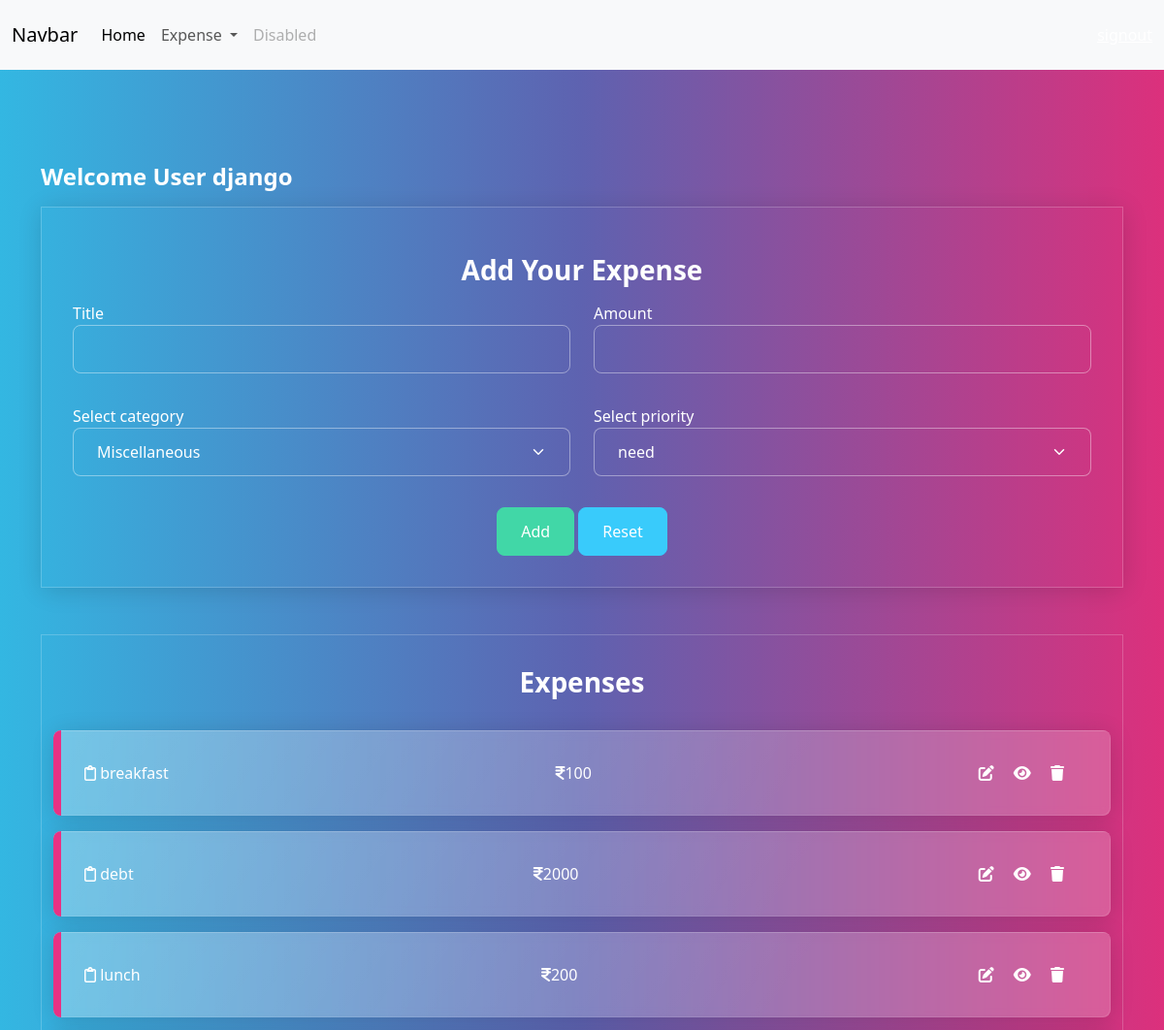
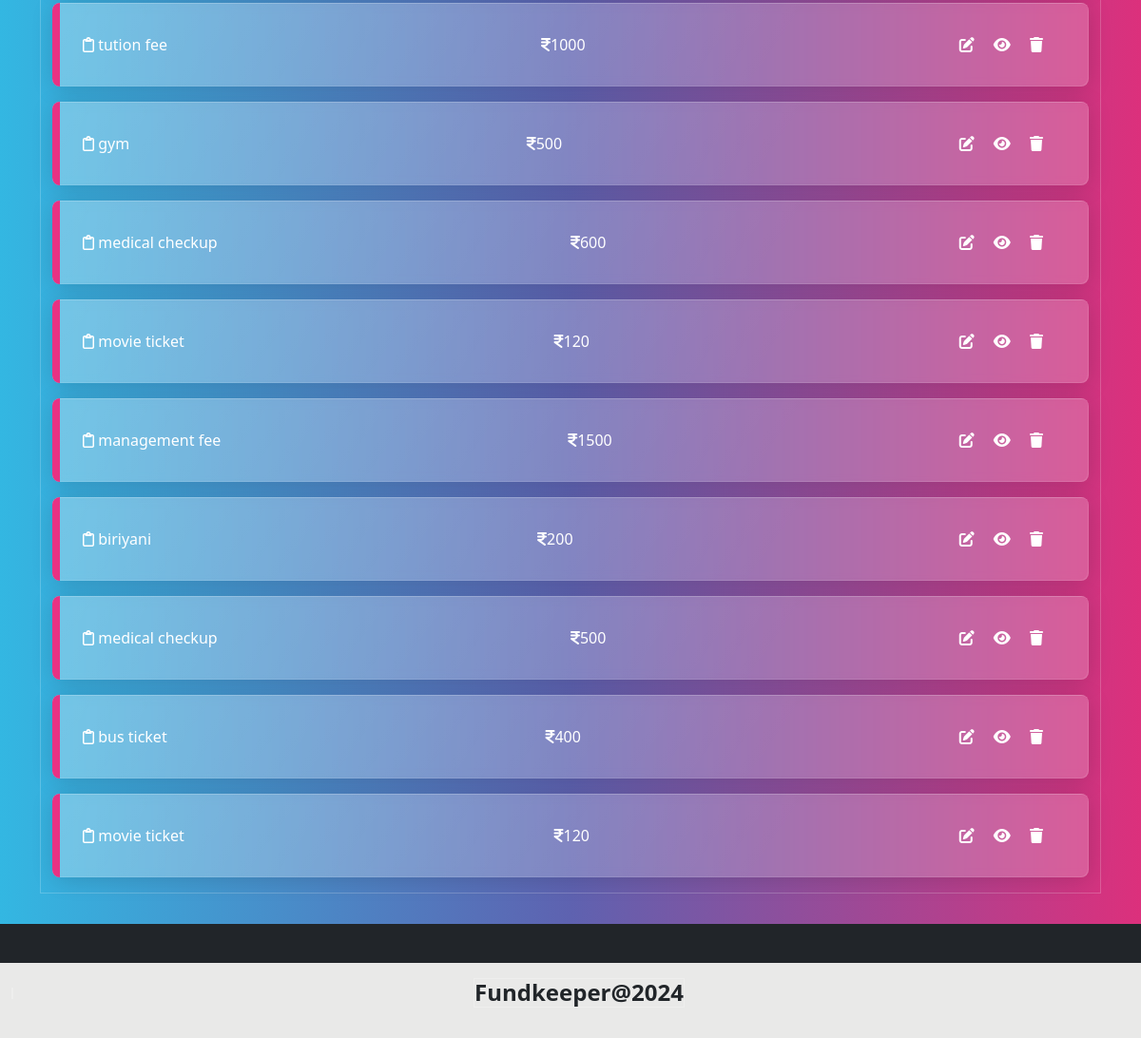
The app's page /expense/add/ (signed in) with its own data (2 pictures, top to bottom).
### budget/models.py (models this page shows, shortened)
class Expense(models.Model):
    title=models.CharField(max_length=200)
    amount=models.PositiveIntegerField()
    expense_categories = (
        ("Housing", "Housing"),
        ("Transportation", "Transportation"),
        ("Food", "Food"),
        ("Health", "Health"),
        ("Entertainment", "Entertainment"),
        ("DebtPayments", "Debt Payments"),
        ("PersonalCare", "Personal Care"),
        ("Education", "Education"),
        ("Savings", "Savings"),
        ("Miscellaneous", "Miscellaneous")
    )
    category=models.CharField(max_length=200,choices=expense_categories,default="Miscellaneous")
    user_object=models.ForeignKey(User,on_delete=models.CASCADE)
    created_date=models.DateTimeField(auto_now_add=True)
    priority_options=(
        ("need","need"),
        ("want","want")
    )
    priority=models.CharField(max_length=200,choices=priority_options,default="need")

### budget/views.py (the view, shortened to what this page needs)
# urls.py: path('expense/add/',views.ExpenseCreateView.as_view(),name="expense-add"),
@method_decorator(signin_required,name="dispatch")
class ExpenseCreateView(View):
        def get(self,request,*args,**kwargs):
                form_instance=ExpenseForm()
                qs=Expense.objects.filter(user_object=request.user).order_by("-created_date")
                return render(request,"expense_add.html",{"form":form_instance,"data":qs})

### budget/forms.py
class ExpenseForm(forms.ModelForm):
        class Meta:
                model=Expense
                exclude=("id","created_date","user_object")
                widgets={
                        "title":forms.TextInput(attrs={"class":"form-control"}),
                        "amount":forms.NumberInput(attrs={"class":"form-control"}),
                        "category":forms.Select(attrs={"class":"form-control form-select"}),
                        "priority":forms.Select(attrs={"class":"form-control form-select"})
                }

### budget/templates/expense_add.html (shortened to what this page needs)
{%extends 'base.html'%}
{%block main_block%}
<div class="container mt-5">
    <h4>Welcome User {{request.user}}</h4>
        <div class="container-fluid border p-3 shadow mb-4"
        data-aos="zoom-out-up"
        data-aos-easing="ease-out-cubic"
        data-aos-duration="2000">
            <h3 class="text-center fw-bold my-2">Add Your Expense</h3>
            <form action="" method="post">
                <div class="mb-3">
                   <div class="row">
                    <div class="col-6">
                        <label for="">Title</label>
                        {{form.title}}
                    </div>
                    <div class="col-6">
                        <label for="">Amount</label>
                        {{form.amount}}
                    </div>
                   </div>
                </div>
                <div class="mb-3">
                    <div class="row">
                     <div class="col-6">
                         <label for="">Select category</label>
                         {{form.category}}
                     </div>
                     <div class="col-6">
                         <label for="">Select priority</label>
                         {{form.priority}}
                     </div>
                    </div>
                 </div>
                 <div class="d-flex justify-content-center">
                   <div>
                    <button type="submit" class="btn btn-success">Add</button>
                    <button type="reset" class="btn btn-info">Reset</button>
                   </div>
                 </div>
            </form>
        </div>
        <div class="container-fluid border mb-3">
            <h3 class="text-center fw-bold my-3">Expenses</h3>
            {%for e in data%}
             <div class="alert alert-primary d-flex justify-content-between" role="alert" data-aos="fade-down"
             data-aos-easing="linear"
             data-aos-duration="1000">
               <div> <i class="fa-regular fa-clipboard"></i> {{e.title}}</div>
               <div>   <i class="fa-solid fa-indian-rupee-sign"></i>{{e.amount}}</div>
                <div>
                    <a href="{%url 'expense-update' e.id%}" class="me-2"><i class="fa-solid fa-pen-to-square"> </i></a>
                    <a href="{%url 'expense-detail' e.id%}" class="me-2"><i class="fa-solid fa-eye"></i></a>
                    <a href="{%url 'expense-remove' e.id%}" class="me-2"><i class="fa-solid fa-trash"></i></a>
                </div>
              </div>
            {%endfor%}
        </div>
    </div>
    <div class="bg-dark text-white p-4 ">
    </div>
{%endblock%}

### budget/templates/base.html (shortened to what this page needs)
<!DOCTYPE html>
{%load static%}
<html lang="en">
<head>
  <link rel="stylesheet" href="{%static 'css/bootstrap.min.css'%}">
  <link rel="stylesheet" href="https://cdnjs.cloudflare.com/ajax/libs/font-awesome/6.5.2/css/all.min.css"
 />
  <link href="https://unpkg.com/aos@2.3.1/dist/aos.css" rel="stylesheet">
</head>
<body>
  <nav class="navbar navbar-expand-lg bg-body-tertiary">
    <div class="container-fluid">
      <a class="navbar-brand" href="#">Navbar</a>
      <div class="collapse navbar-collapse" id="navbarSupportedContent">
        <ul class="navbar-nav me-auto mb-2 mb-lg-0">
          <li class="nav-item">
            <a class="nav-link active" aria-current="page" href="#">Home</a>
          </li>
          <li class="nav-item dropdown">
            <a class="nav-link dropdown-toggle" href="#" role="button" data-bs-toggle="dropdown" aria-expanded="false">
              Expense
            </a>
          </li>
          <li class="nav-item">
            <a class="nav-link disabled" aria-disabled="true">Disabled</a>
          </li>
        </ul>
        <a href="{%url 'signout'%}">signout</a>
      </div>
    </div>
  </nav>
  {%block main_block%}
  {%endblock%}
  <nav class="navbar fixed-bottom bg-body-secondary">
    <div class="container-fluid">
      <p class="navbar-brand text-center border" href=""#>
        <h4 class="text-center border text-dark">Fundkeeper@2024</h4>
      </p>
    </div>
  </nav>
</body>
</html>

### records on screen
Expense: title "breakfast", amount "100"
Expense: title "debt", amount "2000"
Expense: title "lunch", amount "200"
Expense: title "tution fee", amount "1000"
Expense: title "gym", amount "500"
Expense: title "medical checkup", amount "600"
Expense: title "movie ticket", amount "120"
Expense: title "management fee", amount "1500"
Expense: title "biriyani", amount "200"
Expense: title "medical checkup", amount "500"
Expense: title "bus ticket", amount "400"
Expense: title "movie ticket", amount "120"

### other values on screen
{{ request.user }} "django"
